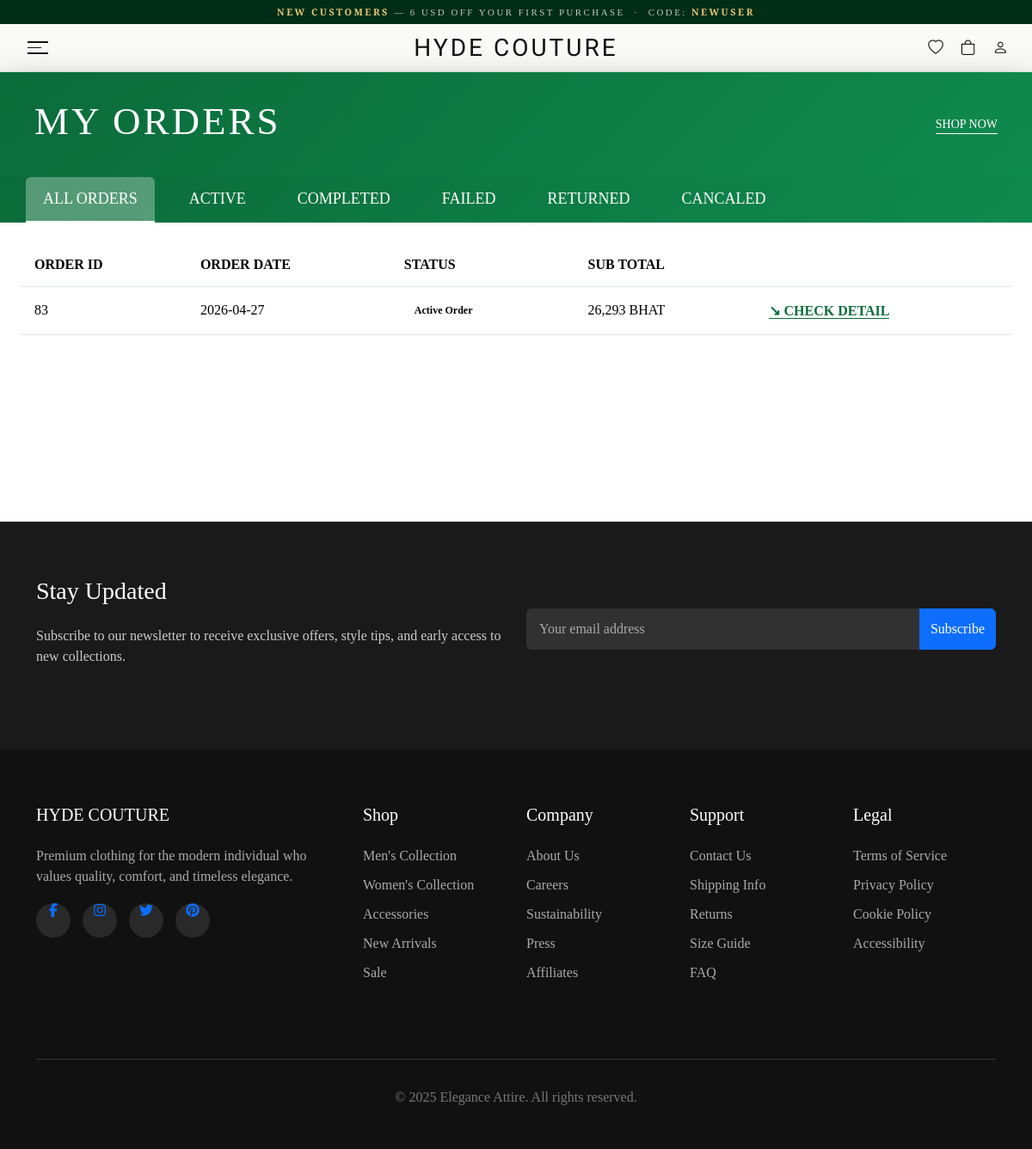
Page /views/order_list.php on the committed database.
### tables this page shows
CREATE TABLE `orderr` (
  `orderID` int(11) NOT NULL,
  `paymentValid` tinyint(4) DEFAULT NULL,
  `totalCost` double DEFAULT NULL,
  `orderDate` date DEFAULT NULL,
  `paymentStatus` int(11) DEFAULT NULL,
  `orderStatus` int(11) DEFAULT NULL,
  `trackingStatus` int(11) DEFAULT NULL,
  `accountID` int(11) DEFAULT NULL,
  `paymentType` int(11) DEFAULT NULL,
  `addressID` int(11) DEFAULT NULL,
  `isManual` tinyint(4) DEFAULT NULL,
  `manualCustomerName` varchar(2000) DEFAULT NULL,
  `manualNote` longtext DEFAULT NULL
);

CREATE TABLE `orderstatus` (
  `orderStatusID` int(11) NOT NULL,
  `orderStatus` varchar(500) NOT NULL
);

### views/order_list.php (the view, shortened to what this page needs)
<?php
  include '../connection/connectdb.php';
  include '../layout/nav.php';
  $userID = isset($_GET['userID']) ? intval($_GET['userID']) : 1;
  $query = "SELECT * FROM orderr JOIN account ON orderr.accountID = account.accountID JOIN orderstatus ON orderr.orderstatus = orderstatus.orderstatusID WHERE orderr.accountID = $userID ORDER BY orderr.orderDate DESC";
  $result = $conn->query($query);
?>
<!DOCTYPE html>
<html lang="en">
  <head>
    <link href="https://cdn.jsdelivr.net/npm/bootstrap@5.3.3/dist/css/bootstrap.min.css" rel="stylesheet"/>
  </head>
  <body>
    <div class="orders-wrapper">
      <div class="orders-header d-flex justify-content-between align-items-center">
        <h1>MY ORDERS</h1>
        <a href="./index.php" class="shop-now">SHOP NOW</a>
      </div>
      <ul class="nav nav-tabs" role="tablist">
              <li class="nav-item">
                <button class="nav-link active" data-bs-toggle="tab" data-bs-target="#all"> ALL ORDERS </button>
              </li>
              <li class="nav-item">
                <button class="nav-link" data-bs-toggle="tab" data-bs-target="#active"> ACTIVE </button>
              </li>
              <li class="nav-item">
                <button class="nav-link" data-bs-toggle="tab" data-bs-target="#completed"> COMPLETED </button>
              </li>
              <li class="nav-item">
                <button class="nav-link" data-bs-toggle="tab" data-bs-target="#failed"> FAILED </button>
              </li>
              <li class="nav-item">
                <button class="nav-link" data-bs-toggle="tab" data-bs-target="#return"> RETURNED </button>
              </li>
              <li class="nav-item">
                <button class="nav-link" data-bs-toggle="tab" data-bs-target="#cancal"> CANCALED </button>
              </li>
      </ul>
      <div class="tab-content p-4">
        <div class="tab-pane fade show active" id="all">
          <div class="table-scroll">
            <table class="table align-middle mb-0">
              <thead>
                <tr>
                  <th>ORDER ID</th>
                  <th>ORDER DATE</th>
                  <th>STATUS</th>
                  <th>SUB TOTAL</th>
                  <th></th>
                </tr>
              </thead>
              <?php if ($result && $result->num_rows > 0) { ?>
              <tbody>
             <?php while ($row = $result->fetch_assoc()) { ?>
                <tr>
                  <td data-label="Order ID"> <?php echo $row['orderID'] ?></td>
                  <td data-label="Order Date"><?php echo $row['orderDate'] ?></td>
                  <td data-label="Status">
                    <span class="status-badge"><?php echo $row['orderStatus'] ?></span>
                  </td>
                  <td data-label="Sub Total"><?php echo number_format($row['totalCost']) . " BHAT"?></td>
                  <td data-label="Action">
                    <a href="order_details.php?orderID=<?php echo $row['orderID']?>" class="check-detail">↘ CHECK DETAIL</a>
                  </td>
                </tr>
                <?php } ?>
              </tbody>
              <?php } ?>
            </table>
          </div>
        </div>
      </div>
    </div>
  </body>
</html>
<?php
  include '../layout/footer.php';
?>

### views/order_list.php (style rules this page uses)
body { font-family: sans-serif; min-height: 100vh; }
.orders-wrapper { max-width: 100%; margin: 0px auto; background: #fff; border-radius: 0px; overflow: hidden; box-shadow: 0 15px 40px rgba(0, 0, 0, 0.35); }
.orders-header { font-family: "sans-serif"; background: linear-gradient(135deg, #0b6b3a, #0f8a4f); color: #fff; padding: 30px 40px; }
.orders-header h1 { font-size: 45px; letter-spacing: 3px; }
.shop-now { color: #fff; text-decoration: none; border-bottom: 1px solid #fff; font-size: 14px; }
.nav-tabs { font-family: "sans-serif"; font-size: 17px; border-bottom: none; padding-left: 30px; background: linear-gradient(135deg, #0b6b3a, #0f8a4f); }
.nav-tabs .nav-link { border: none; color: #fff !important; font-size: 18px; font-weight: 400; margin-right: 20px; padding: 12px 20px; background: transparent !important; }
.nav-tabs .nav-link.active { background: rgba( 255, 255, 255, 0.3 ) !important; color: #fff !important; border-radius: 6px 6px 0 0; border-bottom: 3px solid #fff; }
.table thead { background: #ededed; }
.table th, .table td { font-family: "sans-serif"; padding: 16px; font-size: 16px; vertical-align: middle; }
.check-detail { font-family: "sans-serif"; color: #0b6b3a; font-weight: 600; text-decoration: none; border-bottom: 1px solid #0b6b3a; }
.status-badge { padding: 4px 12px; border-radius: 20px; font-size: 12px; font-weight: 600; display: inline-block; }
.table-scroll { max-height: 420px; overflow-y: auto; }
.tab-pane { min-height: 300px; }

### layout/footer.php (style rules this page uses)
:root { --rolex-green: #228b22; --dark-bg: #1a1a1a; --light-bg: #ffffff; }
body { font-family: "Vollkorn", serif; background-color: var(--light-bg); color: #333; margin: 0; padding: 0; }

### rows in the picture
orderr: orderID "83", orderDate "2026-04-27", orderStatus.orderStatus "Active Order", totalCost "26,293"
